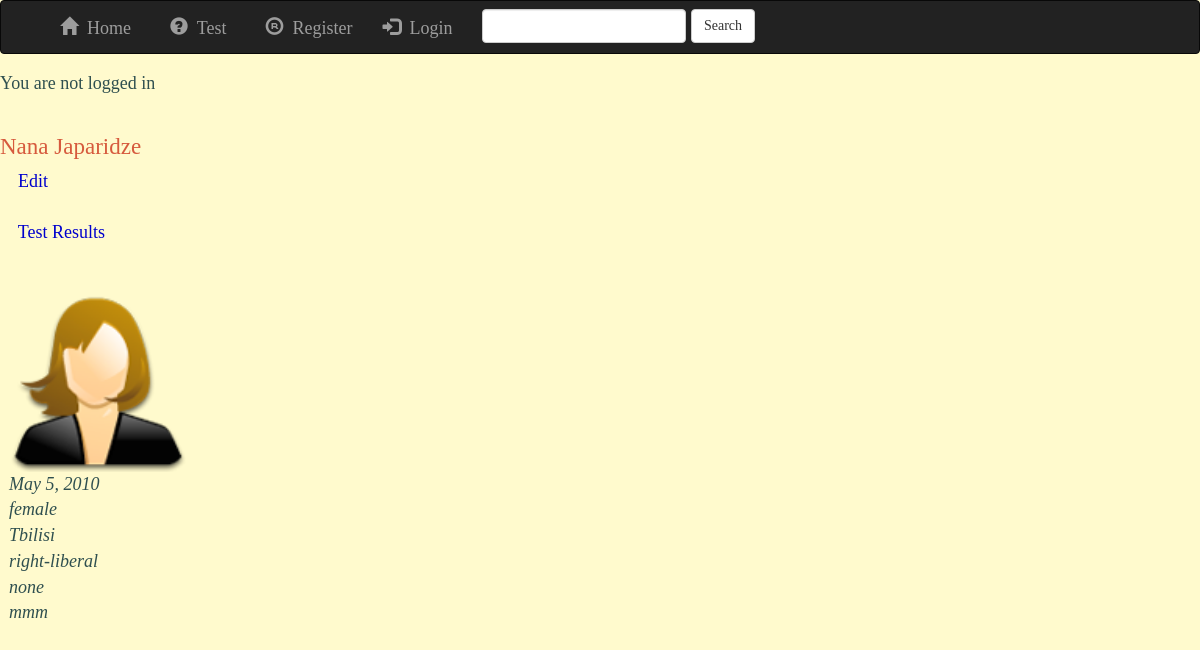
The page /id1/ on the database its author committed.
### person/models.py (models this page shows, shortened)
class UserProfile(models.Model):
    user = models.OneToOneField(User)
    name = models.CharField(max_length=150, blank=True,)
    birth_date = models.DateField(blank=True,)
    sex = models.CharField(max_length=10, blank=True, )
    region = models.CharField(max_length=50, blank=True,)
    ideology = models.CharField(max_length=150, blank=True, )
    religion = models.CharField(max_length=150, blank=True, )
    avatar = models.ImageField(blank=True, upload_to='static/uploads')
    about = models.TextField(blank=True)

### person/views.py (the view, shortened to what this page needs)
# urls.py: url(r'^id(?P<profile_id>\d+)/$', views.details, name='details'),
@cache_control(no_cache=True, must_revalidate=True, no_store=True)
def details(request, profile_id):
    profile = UserProfile.objects.get(id=profile_id)
    wall_posts = profile.wallpost_set.order_by('-pub_date')
    form = WallPostForm()
    return render(request, 'details.html',{'profile':profile,
                                           'wall_posts':wall_posts,
                                           'form':form})

### person/forms.py
class WallPostForm(forms.ModelForm):
    class Meta:
        model = WallPost
        fields=('body', )

### person/templates/details.html (shortened to what this page needs)
{% extends 'person/base.html' %}
{% block body %}
    <h2> {{ profile.name }}</h2><a href="{% url 'person:edit' profile.id %}">&nbsp;&nbsp;&nbsp; Edit</a><br><br>
    <a href="{% url 'ptest:result' %}">&nbsp;&nbsp;&nbsp;  Test Results</a><br><br>
    {% if profile.avatar %}
        <img src="/{{ profile.avatar }}" alt=""  height="200" width="200" ><br>
    {% else %}
        <p>No image</p><br>
    {% endif %}
    {% if  profile.birth_date  %}
    <i> &nbsp;&nbsp;{{ profile.birth_date }}</i> <br>
    {% endif %}
  {% if  profile.sex  %}
    <i> &nbsp;&nbsp;{{ profile.sex}}</i> <br>
    {% endif %}
  {% if  profile.region  %}
    <i> &nbsp;&nbsp;{{ profile.region }}</i> <br>
    {% endif %}
  {% if  profile.ideology  %}
    <i> &nbsp;&nbsp;{{ profile.ideology }}</i> <br>
    {% endif %}
  {% if  profile.religion  %}
    <i> &nbsp;&nbsp;{{ profile.religion }}</i> <br>
    {% endif %}
  {% if  profile.about  %}
    <i> &nbsp;&nbsp;{{ profile.about }} </i><br>
    {% endif %}
{% endblock %}

### person/templates/person/base.html (shortened to what this page needs)
<!DOCTYPE html>
{% load staticfiles %}
<html lang="en">
<head>
    {% load staticfiles %}
    <link rel="stylesheet" href="https://maxcdn.bootstrapcdn.com/bootstrap/3.1.0/css/bootstrap.min.css">
    <link rel="stylesheet" type="text/css" href="{% static '../static/css/style.css' %}"/>
</head>
<body>
<nav class="navbar navbar-inverse">
    <div class="container">
        <div class="collapse navbar-collapse" id="topNavBar">
            <ul class="nav navbar-nav">
                <li class="{% block home %}{% endblock %}"><a href="{% url 'person:home' %}"><span class="glyphicon glyphicon-home" aria-hidden="true"></span>&nbsp; Home&nbsp;&nbsp;</a>
                </li>
            <li class="{% block test %}{% endblock %}"><a href="{% url 'ptest:list' %}"><span class="glyphicon glyphicon-question-sign" aria-hidden="true"></span>&nbsp; Test&nbsp;&nbsp;</a>
             {% if user.is_authenticated %}
                <li><a href="{% url 'person:logout' %}"><span class="glyphicon glyphicon-log-out" aria-hidden="true"></span>&nbsp; Logout</a></li>
             {% else %}
                <li><a href="{% url 'person:register' %}"><span class="glyphicon glyphicon-registration-mark" aria-hidden="true"></span>&nbsp; Register</a></li>
                <li><a href="{% url 'person:login' %}"><span class="glyphicon glyphicon-log-in" aria-hidden="true"></span>&nbsp; Login</a></li>
             {% endif %}
            </ul>
         <form class="navbar-form navbar-left" role="search" method="get" action="{% url 'person:home' %}">
                <div class="form-group">
                    <input type="text" class="form-control" name="q" value="{{ request.GET.q }}">
                </div>
                <button type="submit" class="btn btn-default">Search</button>
            </form>
        </div>
    </div>
</nav>
<h4>
{% if user.is_authenticated %} You are logged as {{ user.username }}{% else %}You are not logged in{% endif %}<br><br>
</h4>
{% block body %}
{% endblock %}
</body>
</html>

### static/css/style.css (style rules this page uses)
* { padding:0; margin:0; }
body { font-family: 'Rokkitt', serif; font-size:18px; background:lemonchiffon; color:darkslategrey; }
img { border:none; }
h2 { font-family: 'Rokkitt', cursive; font-size:23px; color:#d65a3d; font-weight:normal; }
a { text-decoration:fuchsia; font-family: 'Rokkitt', cursive; color:mediumblue; }

### rows shown on the page
UserProfile: name "Nana Japaridze", avatar (picture), birth_date "May 5, 2010", sex "female", region "Tbilisi", ideology "right-liberal", religion "none", about "mmm"
